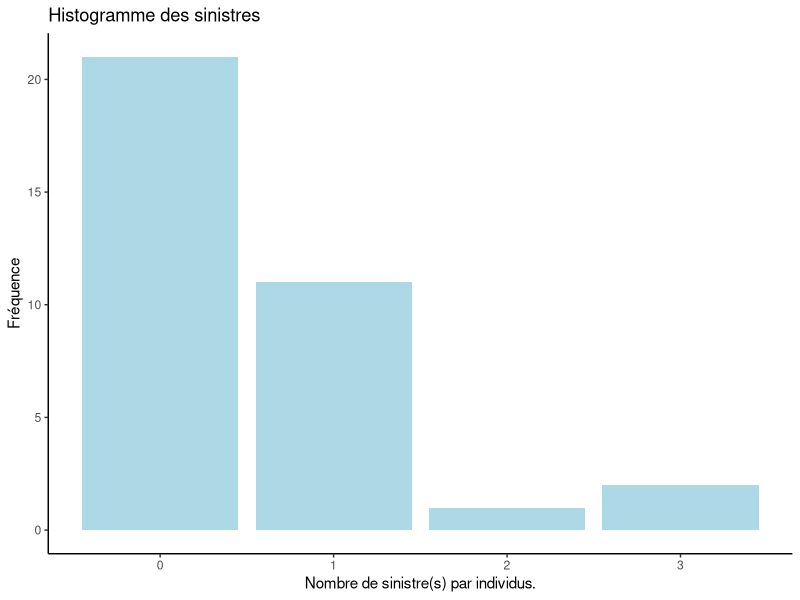
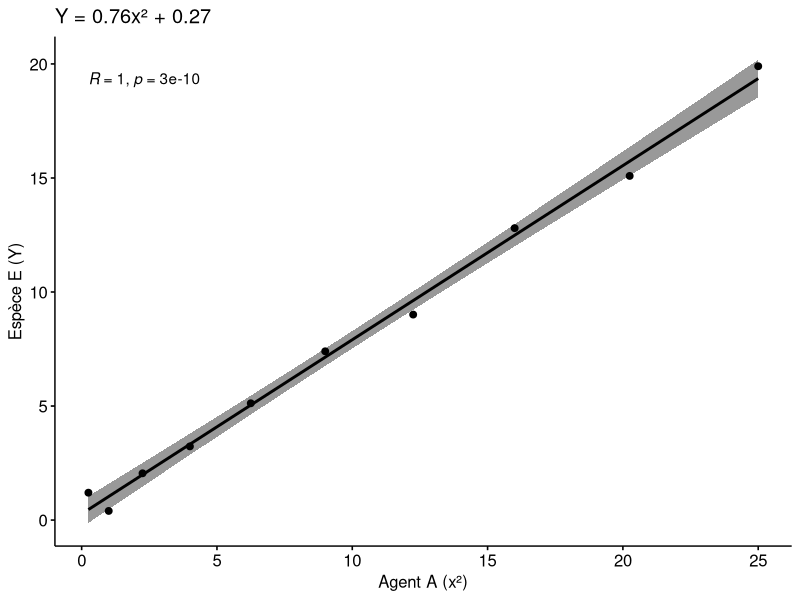

Reproduce these figures in R, in order.
## ---- chunk 1
knitr::opts_chunk$set(
  echo = TRUE, tidy.opts = list(width.cutoff = 79),
  tidy = TRUE, fig.width = 6, fig.height = 6,
  warning = FALSE, message = FALSE
)
## ---- chunk 2
library(readr)
library(dplyr)
library(ggplot2)
## ---- chunk 3
rm(list = ls(all = TRUE))
data.frame(unlist("all"))
## ---- chunk 4
d1 <- read_delim("../data/donnees.exo1.csv", 
    delim = ";", escape_double = FALSE, trim_ws = TRUE, show_col_types = FALSE)
## ---- chunk 5
p <- ggplot(d1, aes(x=sinistre), fill=factor(id)) + geom_bar(fill="lightblue") + theme_classic()
p + ggtitle("Histogramme des sinistres") + xlab("Nombre de sinistre(s) par individus.") + ylab("Fréquence")
## ---- chunk 6
rm(list = ls(all = TRUE))
data.frame(unlist("all"))
## ---- chunk 7
rm(list = ls(all = TRUE))
data.frame(unlist("all"))
## ---- chunk 8
# On importe les données avec les commandes suivantes
d3 <- read_delim("../data/donnees.exo3.csv", 
    delim = ";", escape_double = FALSE, locale = locale(decimal_mark = ","), 
    trim_ws = TRUE, show_col_types = FALSE)
d3 <- select(d3, x, y)
## ---- chunk 9
summary(d3)
## ---- chunk 10
d3 <- dplyr::mutate(d3, x2 = d3$x * d3$x)
# regression line (y~x)
Dr<-lm(formula = d3$y~d3$x2)
a_coeff <- round(Dr$coefficients[2], digits = 2)
b_coeff <- round(Dr$coefficients[1], digits = 2)
model<-paste0("Y = ", a_coeff,"x² + ", b_coeff)
## ---- chunk 11
# http://www.sthda.com/english/wiki/correlation-test-between-two-variables-in-r#visualize-your-data-using-scatter-plots
library("ggpubr")
ggscatter(d3, x = "x2", y = "y", 
          add = "reg.line", conf.int = TRUE, 
          cor.coef = TRUE, cor.method = "pearson",
          title = model,
          xlab = "Agent A (x²)", ylab = "Espèce E (Y)")
